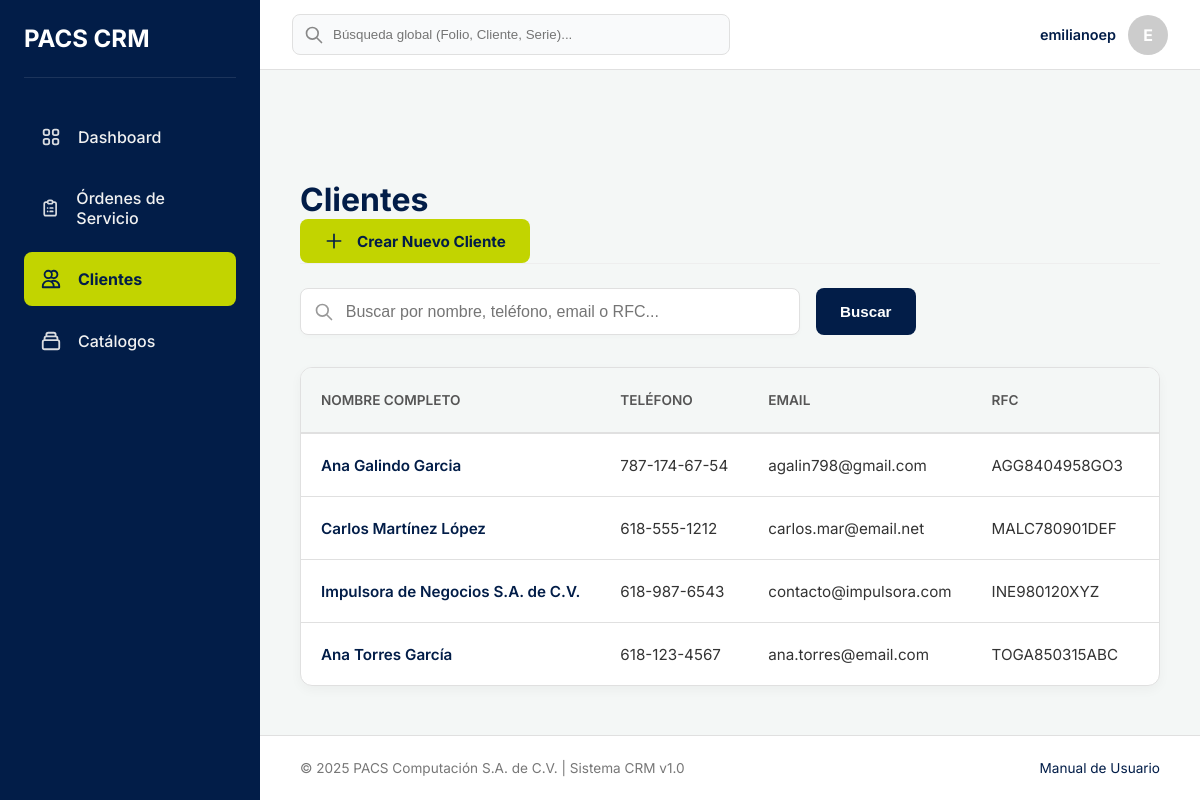
Page /clientes/ (signed in) on the earlier database version.
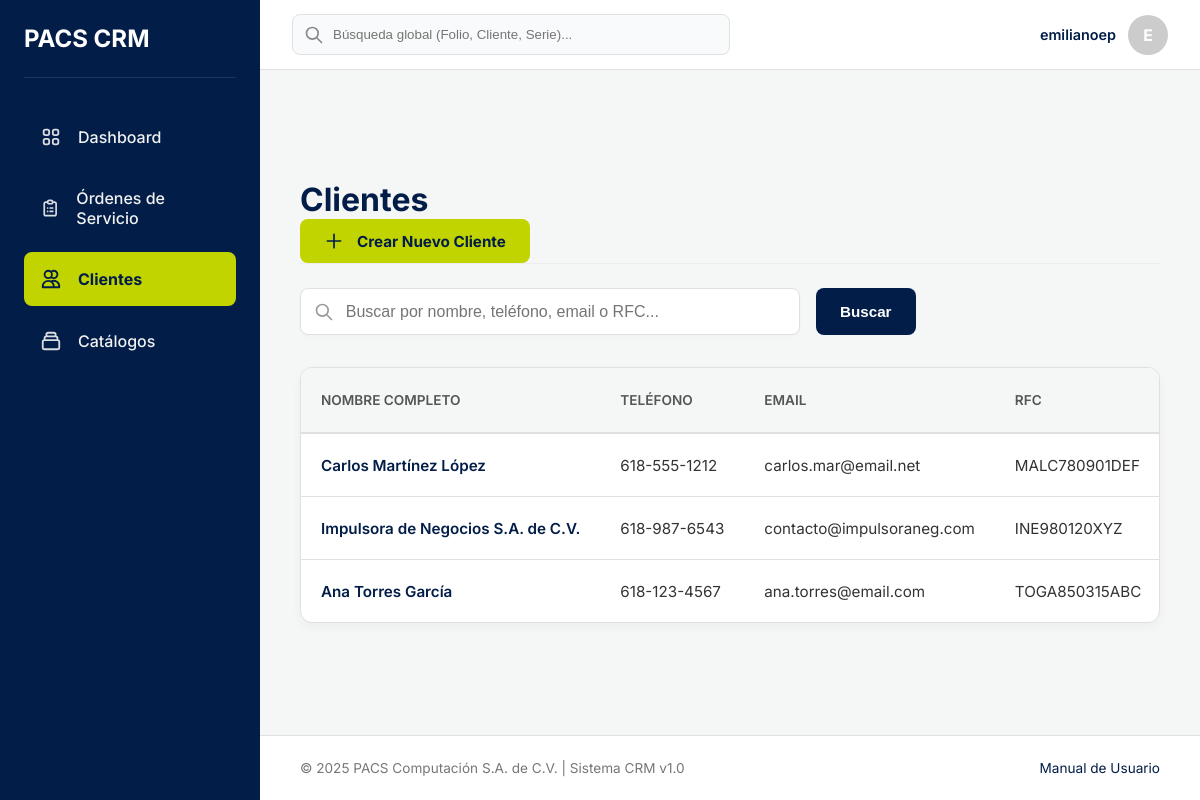
Same page on the later database version.
### gestion_clientes/models.py (models this page shows, shortened)
class Cliente(models.Model):
    nombre_completo = models.CharField(max_length=255, verbose_name="Nombre completo")
    telefono = models.CharField(max_length=20, unique=True)
    email = models.EmailField(max_length=254, unique=True, blank=True, null=True)
    rfc = models.CharField(max_length=13, blank=True, null=True, verbose_name="RFC")
    calle = models.CharField(max_length=255, blank=True, null=True)
    numero_exterior = models.CharField(max_length=20, blank=True, null=True, verbose_name="Número Exterior") # Ajustado max_length
    numero_interior = models.CharField(max_length=20, blank=True, null=True, verbose_name="Número Interior") # Ajustado max_length
    colonia = models.CharField(max_length=100, blank=True, null=True)
    codigo_postal = models.CharField(max_length=10, blank=True, null=True, verbose_name="Código Postal") # Ajustado max_length
    ciudad = models.CharField(max_length=100, blank=True, null=True)
    estado = models.CharField(max_length=100, blank=True, null=True)
    fecha_registro = models.DateTimeField(auto_now_add=True, verbose_name="Fecha de registro")
    class Meta:
        verbose_name = "Cliente"
        verbose_name_plural = "Clientes"
        ordering = ['nombre_completo']

### gestion_clientes/views.py (the view)
# urls.py: path('', views.lista_clientes, name='lista_clientes'),
@login_required
def lista_clientes(request):
    query = request.GET.get('q', '').strip()
    todos_clientes = Cliente.objects.all().order_by('-fecha_registro')
    clientes_filtrados = []
    if query:
        query_norm = normalizar_texto(query)
        for cliente in todos_clientes:
            nombre_norm = normalizar_texto(cliente.nombre_completo)
            telefono_norm = normalizar_texto(cliente.telefono)
            email_norm = normalizar_texto(cliente.email)
            rfc_norm = normalizar_texto(cliente.rfc)
            if (query_norm in nombre_norm or
                query_norm in telefono_norm or
                query_norm in email_norm or
                query_norm in rfc_norm):
                clientes_filtrados.append(cliente)
    else:
        clientes_filtrados = todos_clientes
    paginator = Paginator(clientes_filtrados, 10)
    page_number = request.GET.get('page')
    page_obj = paginator.get_page(page_number)
    context = {
        'page_obj': page_obj,
        'query': query,
    }
    return render(request, 'gestion_clientes/lista_clientes.html', context)

### gestion_clientes/templates/gestion_clientes/lista_clientes.html (shortened to what this page needs)
{% extends 'base.html' %}
{% block content %}
    <div class="page-header">
        <h1 class="page-title">Clientes</h1>
        <a href="{% url 'crear_cliente' %}" class="btn btn-action">
            <svg style="width:20px;height:20px;margin-right:5px;vertical-align:bottom;" fill="none" stroke="currentColor" viewBox="0 0 24 24"><path stroke-linecap="round" stroke-linejoin="round" stroke-width="2" d="M12 4v16m8-8H4"></path></svg>
            Crear Nuevo Cliente
        </a>
    </div>
    <form method="GET" class="filters-bar">
        <div class="search-container">
            <svg class="search-icon-input" fill="none" stroke="currentColor" viewBox="0 0 24 24"><path stroke-linecap="round" stroke-linejoin="round" stroke-width="2" d="M21 21l-6-6m2-5a7 7 0 11-14 0 7 7 0 0114 0z"></path></svg>
            <input type="text" name="q" value="{{ query|default:'' }}" placeholder="Buscar por nombre, teléfono, email o RFC...">
        </div>
        <button type="submit" class="btn btn-primary" style="padding-left: 1.5rem; padding-right: 1.5rem;">Buscar</button>
    </form>
    <div class="table-card">
        <div class="table-responsive">
            <table class="data-table">
                <thead>
                    <tr>
                        <th>Nombre Completo</th>
                        <th>Teléfono</th>
                        <th>Email</th>
                        <th>RFC</th>
                        <th>Fecha Registro</th>
                    </tr>
                </thead>
                <tbody>
                    {% for cliente in page_obj %}
                    <tr>
                        <td>
                            <a href="{% url 'detalle_cliente' cliente.id %}" class="client-link">{{ cliente.nombre_completo }}</a>
                        </td>
                        <td>{{ cliente.telefono }}</td>
                        <td>{{ cliente.email|default:"--" }}</td>
                        <td>{{ cliente.rfc|default:"--" }}</td>
                        <td>{{ cliente.fecha_registro|date:"d M Y" }}</td>
                    </tr>
                    {% endfor %}
                </tbody>
            </table>
        </div>
    </div>
{% endblock %}

Differences in the rows shown:
removed Cliente: nombre_completo "Ana Galindo Garcia", telefono "787-174-67-54", email "agalin798@gmail.com", rfc "AGG8404958GO3"
changed Cliente "Impulsora de Negocios S.A. de C.V.": email "contacto@impulsora.com" → "contacto@impulsoraneg.com"
